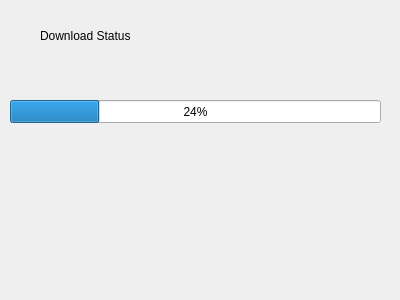
<?xml version="1.0" encoding="UTF-8"?>
<ui version="4.0">
 <class>DownloadDialog</class>
 <widget class="QDialog" name="DownloadDialog">
  <property name="geometry">
   <rect>
    <x>0</x>
    <y>0</y>
    <width>400</width>
    <height>300</height>
   </rect>
  </property>
  <property name="windowTitle">
   <string>Dialog</string>
  </property>
  <widget class="QLabel" name="label">
   <property name="geometry">
    <rect>
     <x>40</x>
     <y>20</y>
     <width>211</width>
     <height>31</height>
    </rect>
   </property>
   <property name="text">
    <string>Download Status</string>
   </property>
  </widget>
  <widget class="QProgressBar" name="progressBar">
   <property name="geometry">
    <rect>
     <x>10</x>
     <y>100</y>
     <width>371</width>
     <height>23</height>
    </rect>
   </property>
   <property name="value">
    <number>24</number>
   </property>
  </widget>
 </widget>
 <resources/>
 <connections/>
</ui>
